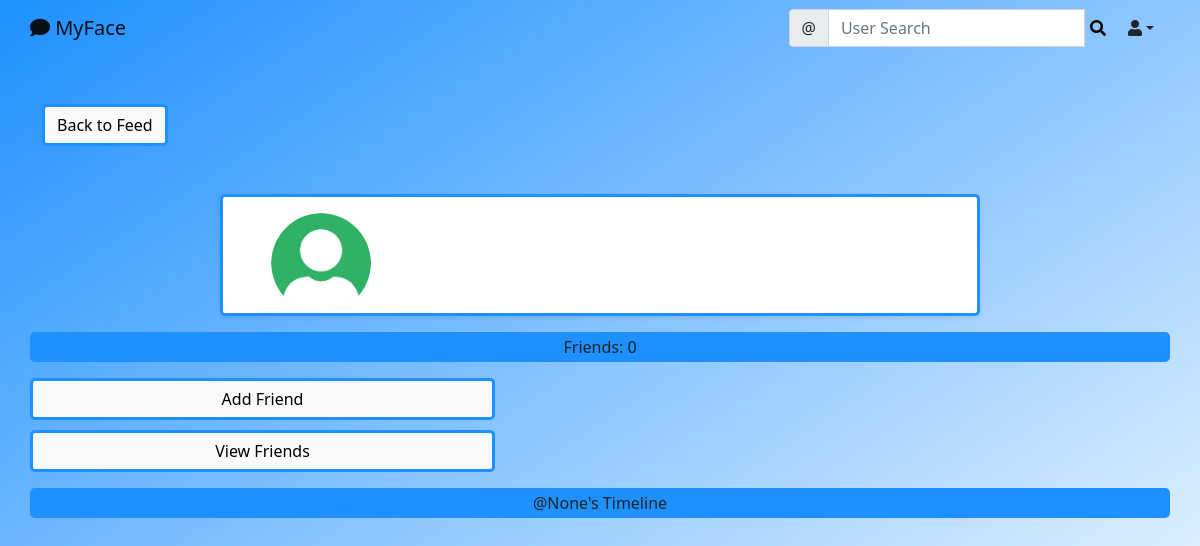
/social/profile/6/, run on an earlier commit of the app's database.
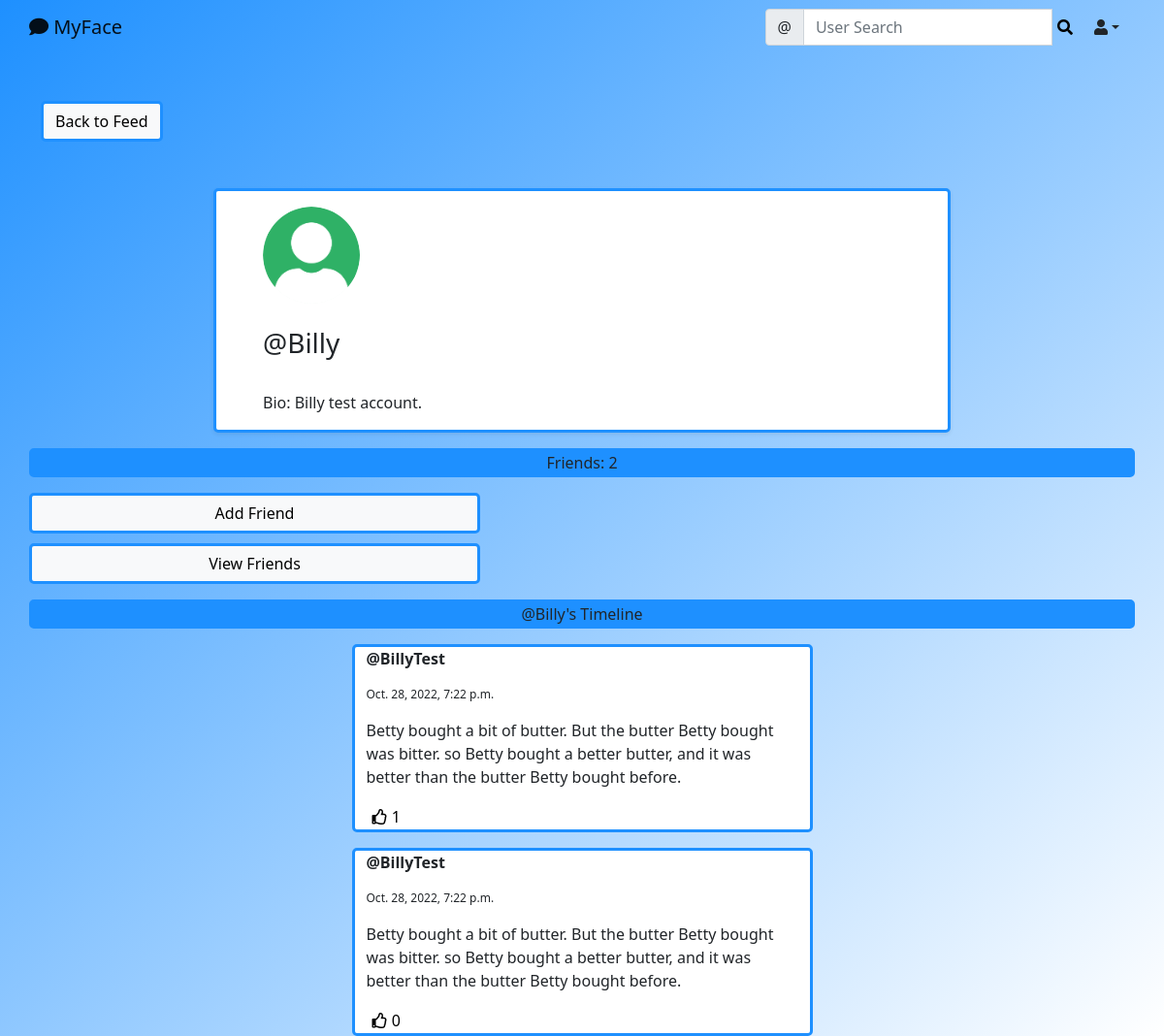
And on a later commit of the database.
### social/models.py (models this page shows)
class UserProfile(models.Model):
    user = models.OneToOneField(User, primary_key=True, verbose_name='user', related_name='profile', on_delete=models.CASCADE)
    name = models.CharField(max_length=30, verbose_name='name', null=True)
    bio = models.TextField(max_length=500, blank=True)
    birth_date = models.DateField(null=True, blank=True)
    location = models.CharField(max_length=100, blank=True, null=True)
    picture = models.ImageField(upload_to='uploads/profile_pictures/', default='uploads/profile_pictures/default.png', blank=True)
    friends = models.ManyToManyField(User, blank=True, related_name='friends')
    friend_request = models.ManyToManyField(User, blank=True, related_name='friend_request')

class Post(models.Model):
    shared_body = models.TextField(blank=True, null=True)
    body = models.TextField()
    created_on = models.DateTimeField(default=localtime(now()))
    shared_on = models.DateTimeField(blank=True, null=True)
    author = models.ForeignKey(User, on_delete=models.CASCADE)
    shared_user = models.ForeignKey(User, on_delete=models.CASCADE, null=True, blank=True, related_name='+')
    likes = models.ManyToManyField(User, blank=True, related_name='likes')
    class Meta:
        ordering = ['-created_on', '-shared_on']

### social/views.py (the view)
# urls.py: path('profile/<int:pk>/', ProfileView.as_view(), name='profile'),
class ProfileView(View):
    def get(self, request, pk, *args, **kwargs):
        profile = UserProfile.objects.get(pk=pk)
        user = profile.user
        posts = Post.objects.filter(author=user).order_by('-created_on')
        friends = profile.friends.all()
        friend_request = profile.friend_request.all()
        if len(friends) == 0:
            is_friend = False
        for friend in friends:
            if friend == request.user:
                is_friend = True
                break
            else:
                is_friend = False
        number_of_friends = len(friends)
        context = {
            'user': user,
            'profile': profile,
            'posts': posts,
            'number_of_friends': number_of_friends,
            'is_friend': is_friend,
            'friend_request': friend_request,
        }
        return render(request, 'social/profile.html', context)

### social/templates/social/profile.html (shortened to what this page needs)
{% extends 'landing/base.html' %}
{% block content %}
<div class="container">
    <div class="row mt-5">
        <div class="col-md-3 col-sm-6">
            <a href="{% url 'post-list' %}" class="btn btn-light", style="border:solid; border-radius:5px; border-color:dodgerblue;">Back to Feed</a>
        </div>
    </div>
    <div class="row justify-content-center mt-5">
        <div class="card col-md-8 col-sm-12 shadow-sm px-5 pt-3", style="border:solid; border-radius:5px; border-color:dodgerblue;">
                <img src="{{ profile.picture.url }}" class="rounded-circle" width="100" height="100" />
                {% if profile.name %}
                  <h3 class="py-4">@{{ profile.name }}</h3>
                {% endif %}
            <div>
                {% if profile.bio %}
                <p>Bio: {{ profile.bio }}</p>
                {% endif %}
            </div>
        </div>
    </div>
    <div class="mb-3">
      <p class="row justify-content-center mt-3", style="border:solid; border-radius:5px; border-color:dodgerblue; background-color:dodgerblue;">Friends: {{ number_of_friends }}</p>
      {%if user == request.user %}
      {% else %}
      {%if is_friend %}
        <form method="POST" action="{% url 'remove-friend' profile.pk %}">
          {% csrf_token %}
          <button class="btn btn-light col-md-5 col-sm-1 row justify-content-center", style="border:solid; border-radius:5px; border-color:red; margin-bottom: 10px;"type=submit>Remove Friend</button>
        </form>
      {% else %}
        <form method="POST" action="{% url 'add-friend' profile.pk %}">
          <button class="btn btn-light col-md-5 col-sm-1 row justify-content-center", style="border:solid; border-radius:5px; border-color:dodgerblue; margin-bottom: 10px;" type=submit>Add Friend</button>
        </form>
      {% endif %}
      {% endif %}
        <form method="GET" action="{% url 'friends-list' profile.pk %}">
          <button class="btn btn-light col-md-5 col-sm-1 row justify-content-center", style="border:solid; border-radius:5px; border-color:dodgerblue; margin-top: auto;" type=submit>View Friends</button>
        </form>
    </div>
    <p class="row justify-content-center mt-3", style="border:solid; border-radius:5px; border-color:dodgerblue; background-color:dodgerblue;">@{{ profile.name }}'s Timeline </p>
    {% for post in posts %}
    <div class="row justify-content-center mt-3">
        <div class="col-md-5 col-sm-1 position-relative", style="border:solid; border-radius:5px; border-color:dodgerblue; background-color:white;">
            <p><strong>@{{ post.author }}</strong></p>
            <p style="font-size: 12px;">{{ post.created_on }}</p>
            <p>{{ post.body }}</p>
            <div class="d-flex flex-row">
                <form method="POST" action="{% url 'like' post.pk %}">
                    <button style="background-color: transparent; border: none; box-shadow: none;" type="submit"><i class="far fa-thumbs-up"></i> <span>{{ post.likes.all.count }}</span></button>
                </form>
            </div>
        </div>
    </div>
    {% endfor %}
</div>
{% endblock content %}

### landing/templates/landing/base.html (shortened to what this page needs)
<!doctype html>
<html lang="en">
  <head>
    <link rel="stylesheet" href="https://use.fontawesome.com/releases/v5.8.2/css/all.css">
    <link href="https://cdn.jsdelivr.net/npm/bootstrap@5.0.0-beta1/dist/css/bootstrap.min.css" rel="stylesheet">
  </head>
  <body style="background-image: linear-gradient(to bottom right, dodgerblue, white); background-repeat:no-repeat; background-attachment: fixed; margin:0; background-size:cover; width:100%; min-height:100%;">
    {% include 'landing/navbar.html' %}
    {% block content %}
    {% endblock content %}
  </body>
</html>

### landing/templates/landing/navbar.html (shortened to what this page needs)
<div class="container gx-0">
  <nav class="navbar navbar-expand-lg navbar-light">
    <div class="container-fluid">
        <a class="navbar-brand"
          {% if user.is_authenticated %}
            href="{% url 'post-list' %}"
          {% else %}
          href="{% url 'index' %}"
          {% endif %}
        ><i class="fas fa-comment"></i>
            MyFace</a>
      <div class="collapse navbar-collapse" id="navbarTogglerDemo02">
        <form class="d-flex" method="GET" action="{% url 'profile-search' %}">
                    <div class="input-group">
                        <span class="input-group-text" id="basic-addon1">@</span>
                        <input type="text" class="form-control" placeholder="User Search" aria-label="Username" aria-describedby="basic-addon1" name='query' value="{{ request.GET.query }}">
                        <button style="border: none; background-color: transparent; box-shadow: none" type="submit"><i class="fas fa-search"></i></button>
                    </div>
        </form>
          {% if user.is_authenticated %}
            <div class="nav-item dropdown">
              <a class="nav-link dropdown-toggle text-dark" data-bs-toggle="dropdown" href="#" role="button" aria-expanded="false"><i class="fas fa-user"></i></a>
            </div>
          {% endif %}
      </div>
    </div>
  </nav>
</div>

What changed in the data, as far as the page shows it:
changed UserProfile: name (not shown) → "Billy"; bio (not shown) → "Billy test account."; name "None" → "Billy"
added Post: author "BillyTest", created_on "Oct. 28, 2022, 7:22 p.m.", body "Betty bought a bit of butter. But the butter Betty bought was bitter. so Betty bought a better butter, and it was better than the butter Betty bought before.", likes.all.count "1"
added Post: author "BillyTest", created_on "Oct. 28, 2022, 7:22 p.m.", body "Betty bought a bit of butter. But the butter Betty bought was bitter. so Betty bought a better butter, and it was better than the butter Betty bought before.", likes.all.count "0"
Also different on the page:
{{ number_of_friends }}: "0" → "2"
text now shown: "@ Bio:"
